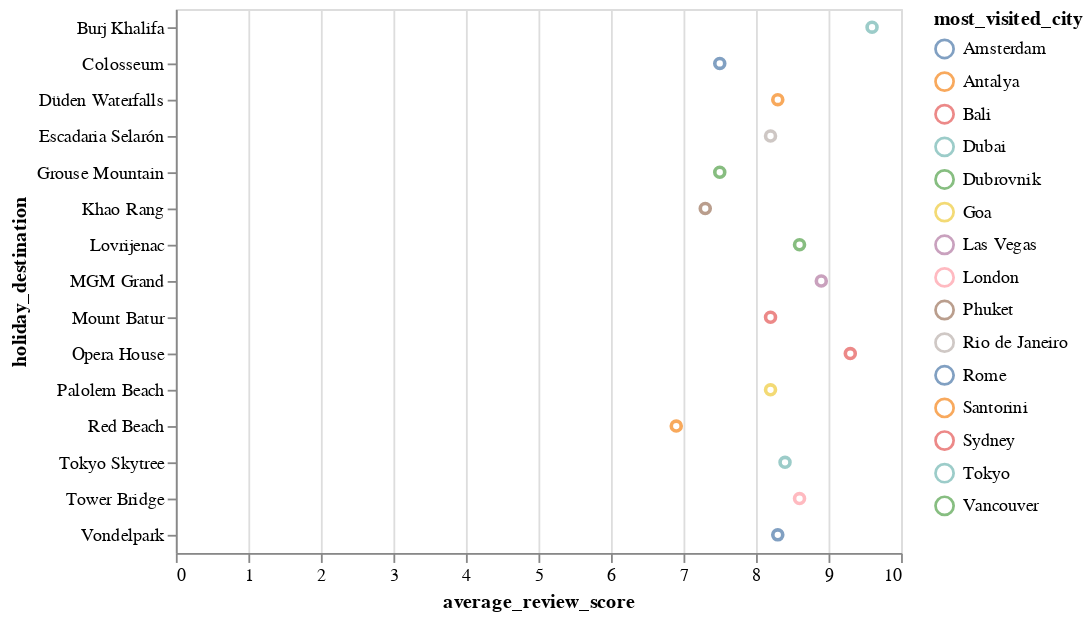

Here is the notebook cell this chart was saved with:
### Code cell
alt.Chart(dataset).mark_point().encode(
    x='average_review_score', 
    y='holiday_destination',
    color='most_visited_city'
).interactive()

### Figure 1 — Vega-Lite specification as saved in the notebook (floating-point values rounded to 4 significant figures)
{"config": {"view": {"continuousWidth": 400, "continuousHeight": 300}}, "data": {"name": "data-dd9fd859cdad3a09d77f58896ce38134"}, "mark": "point", "encoding": {"color": {"field": "most_visited_city", "type": "nominal"}, "x": {"field": "average_review_score", "type": "quantitative"}, "y": {"field": "holiday_destination", "type": "nominal"}}, "selection": {"selector002": {"type": "interval", "bind": "scales", "encodings": ["x", "y"]}}, "$schema": "https://vega.github.io/schema/vega-lite/v4.17.0.json", "datasets": {"data-dd9fd859cdad3a09d77f58896ce38134": [{"holiday_destination": "Burj Khalifa", "most_visited_city": "Dubai", "country": "UAE", "all_inclusive_package": 20, "feedback_score": "Excellent", "hotel_star_rating": 4.7, "average_review_score": 9.6}, {"holiday_destination": "MGM Grand", "most_visited_city": "Las Vegas", "country": "USA", "all_inclusive_package": 15, "feedback_score": "Very Good", "hotel_star_rating": 4.0, "average_review_score": 8.9}, {"holiday_destination": "Tower Bridge", "most_visited_city": "London", "country": "UK", "all_inclusive_package": 9, "feedback_score": "Excellent", "hotel_star_rating": 4.7, "average_review_score": 8.6}, {"holiday_destination": "Tokyo Skytree", "most_visited_city": "Tokyo", "country": "Japan", "all_inclusive_package": 16, "feedback_score": "Very Good", "hotel_star_rating": 4.4, "average_review_score": 8.4}, {"holiday_destination": "Palolem Beach", "most_visited_city": "Goa", "country": "India", "all_inclusive_package": 21, "feedback_score": "Excellent", "hotel_star_rating": 4.6, "average_review_score": 8.2}, {"holiday_destination": "Khao Rang", "most_visited_city": "Phuket", "country": "Thailand", "all_inclusive_package": 12, "feedback_score": "Very Good", "hotel_star_rating": 4.5, "average_review_score": 7.3}, {"holiday_destination": "Mount Batur", "most_visited_city": "Bali", "country": "Indonesia", "all_inclusive_package": 7, "feedback_score": "Excellent", "hotel_star_rating": 4.6, "average_review_score": 8.2}, {"holiday_destination": "Escadaria Selarón", "most_visited_city": "Rio de Janeiro", "country": "Brazil", "all_inclusive_package": 25, "feedback_score": "Excellent", "hotel_star_rating": 4.6, "average_review_score": 8.2}, {"holiday_destination": "Grouse Mountain", "most_visited_city": "Vancouver", "country": "Canada", "all_inclusive_package": 18, "feedback_score": "Excellent", "hotel_star_rating": 4.5, "average_review_score": 7.5}, {"holiday_destination": "Lovrijenac", "most_visited_city": "Dubrovnik", "country": "Croatia", "all_inclusive_package": 8, "feedback_score": "Excellent", "hotel_star_rating": 4.7, "average_review_score": 8.6}, {"holiday_destination": "Red Beach", "most_visited_city": "Santorini", "country": "Greece", "all_inclusive_package": 19, "feedback_score": "Very Good", "hotel_star_rating": 4.1, "average_review_score": 6.9}, {"holiday_destination": "Düden Waterfalls", "most_visited_city": "Antalya", "country": "Turkey", "all_inclusive_package": 15, "feedback_score": "Excellent", "hotel_star_rating": 4.7, "average_review_score": 8.3}, {"holiday_destination": "Colosseum", "most_visited_city": "Rome", "country": "Italy", "all_inclusive_package": 17, "feedback_score": "Excellent", "hotel_star_rating": 4.7, "average_review_score": 7.5}, {"holiday_destination": "Opera House", "most_visited_city": "Sydney", "country": "Australia", "all_inclusive_package": 10, "feedback_score": "Excellent", "hotel_star_rating": 4.7, "average_review_score": 9.3}, {"holiday_destination": "Vondelpark", "most_visited_city": "Amsterdam", "country": "Netherlands", "all_inclusive_package": 6, "feedback_score": "Excellent", "hotel_star_rating": 4.7, "average_review_score": 8.3}]}}
